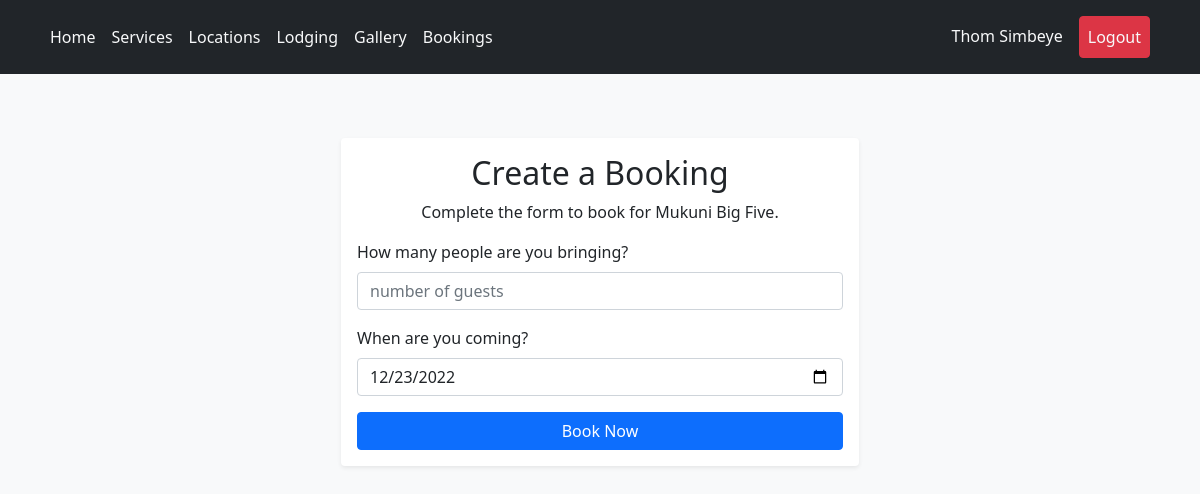
The app's page /pages/book.form.php?location=4 (signed in) with its own data.
### tables this page shows
CREATE TABLE `users` (
  `id` int(11) NOT NULL,
  `email` varchar(60) DEFAULT NULL,
  `first_name` varchar(60) DEFAULT NULL,
  `last_name` varchar(60) DEFAULT NULL,
  `phone_no` varchar(12) DEFAULT NULL,
  `password` longtext NOT NULL,
  `is_admin` tinyint(1) NOT NULL,
  `joined` datetime DEFAULT current_timestamp()
);

CREATE TABLE `locations` (
  `id` int(11) NOT NULL,
  `name` varchar(60) NOT NULL,
  `description` longtext NOT NULL,
  `image` text NOT NULL,
  `price` double NOT NULL,
  `rating` float NOT NULL,
  `user_id` int(11) NOT NULL,
  `modified` datetime NOT NULL DEFAULT current_timestamp()
);

### api/get_user.php (called while the page is built, shortened)
<?php
function get_profile($email, $db_connection){
    $sql = "SELECT * FROM users WHERE email = ?";
    if($stmt = $db_connection->prepare($sql)){
        $stmt->bind_param("s", $email);
        if($stmt->execute()){
            $result = $stmt->get_result();
            if($result->num_rows == 1){
                $row = $result->fetch_array(MYSQLI_ASSOC);
                return $row;
            }
        }
    }
}

### inc/session.php (called while the page is built, shortened)
<?php
require_once "../scripts/connect.php";
include_once "../api/get_user.php";
if (!(isset($_SESSION["loggedin"]) && $_SESSION["loggedin"] === true)) {
    header('location: login.php');
    exit();
} else {
    $user = get_profile($_SESSION['email'], $db_connection);
}
?>

### api/get_data.php (called while the page is built, shortened)
<?php
function get_location($id, $db_connection) {
    $sql = "SELECT * FROM locations WHERE id = ?";
    if($stmt = $db_connection->prepare($sql)){
        $stmt->bind_param("s", $id);
        if($stmt->execute()){
            $result = $stmt->get_result();
            if($result->num_rows == 1){
                $row = $result->fetch_array(MYSQLI_ASSOC);
                return $row;
            }
        }
    }
}

### pages/book.form.php (the view, shortened to what this page needs)
<?php include_once "../inc/session.php"; ?>
<!DOCTYPE html>
<html lang="en">
<head>
    <?php include_once "../inc/head.php"; ?>
</head>
<body class="bg-light">
<?php
include_once "../inc/navbar.php";
require_once "../api/get_data.php";
if(isset($_GET['location'])) {
    $s = get_location($_GET['location'], $db_connection);
}
?>
<div class="container p-3">
    <div class="row p-5">
        <div class="col-md-6 mx-auto shadow-sm p-3 mb-5 bg-body rounded">
            <h2 class="text-center">Create a Booking</h2>
            <p class="text-center">Complete the form to book for <?php echo $s['name']; ?>.</p>
            <form action="../scripts/book.location.process.php" method="post" class="row g-3">
                <div class="col-md-12">
                    <label for="guest_no" class="form-label">How many people are you bringing?</label>
                    <input type="number" class="form-control" id="guest_no" name="guest_no" min="1" placeholder="number of guests" required>
                </div>
                <div class="col-md-12">
                    <label for="date" class="form-label">When are you coming?</label>
                    <input type="date" class="form-control" id="date" name="date" required>
                </div>
                <div class="col-md-12 d-grid">
                    <button type="submit" class="btn btn-primary">Book Now</button>
                </div>
            </form>
        </div>
    </div>
</div>
</body>
</html>

### inc/navbar.php (shortened to what this page needs)
<header class="p-3 bg-dark text-white sticky-top">
    <div class="container">
      <div class="d-flex flex-wrap align-items-center justify-content-center justify-content-lg-start">
        <ul class="nav col-12 col-lg-auto me-lg-auto mb-2 justify-content-center mb-md-0">
            <li class="nav-item"><a href="/Mwape/" class="nav-link link-light px-2">Home</a></li>
            <li class="nav-item"><a href="/Mwape/index.php#services" class="nav-link link-light px-2">Services</a></li>
            <li class="nav-item"><a href="/Mwape/pages/location.php" class="nav-link link-light px-2">Locations</a></li>
            <li class="nav-item"><a href="/Mwape/pages/lodging.php" class="nav-link link-light px-2">Lodging</a></li>
            <li class="nav-item"><a href="/Mwape/pages/gallery.php" class="nav-link link-light px-2">Gallery</a></li>
            <?php
            if (isset($_SESSION['email'])) {
                echo '<li class="nav-item"><a href="/Mwape/pages/booking.php" class="nav-link link-light px-2">Bookings</a></li>';
            }
            ?>
        </ul>
        <div class="text-end">
            <ul class="nav">
                <?php
                if (isset($_SESSION['email'])) {
                echo '<li class="nav-item"><a href="/Mwape/pages/account.php" class="nav-link link-light px-2">'.$user['first_name'].' '.$user['last_name'].'</a></li>
                <li class="nav-item"><a href="/Mwape/scripts/logout.process.php" class="nav-link link-light px-2 btn btn-danger mx-2">Logout</a></li>';
                } else {
                echo '<li class="nav-item"><a href="/Mwape/pages/login.php" class="btn btn-outline-light-me-2 nav-link link-light px-2 mx-2">Login</a></li>
                <li class="nav-item"><a href="/Mwape/pages/signup.php" class="btn btn-warning nav-link link-light px-2 mx-2">Sign up</a></li>';
                }
                ?>
            </ul>
        </div>
      </div>
    </div>
</header>

### records on screen
users: first_name "Thom", last_name "Simbeye"
locations: name "Mukuni Big Five"
